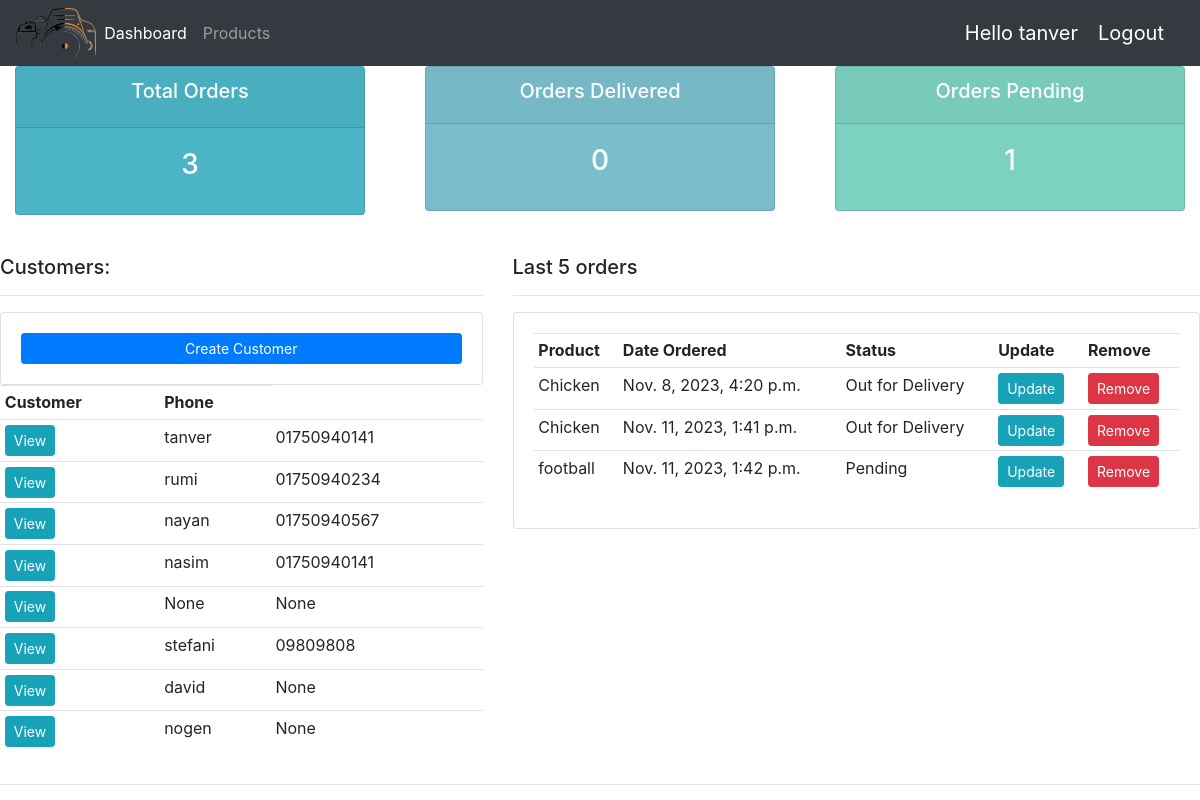
The app's page / (signed in) with its own data.
### accounts/models.py (models this page shows, shortened)
class Customer(models.Model):
    user = models.OneToOneField(User,null=True,on_delete=models.CASCADE,blank=True)
    name = models.CharField(max_length=200, null=True)
    phone = models.CharField(max_length=200, null=True)
    email = models.CharField(max_length=200, null=True)
    profile_pic = models.ImageField(default="profilepic.jpg",null=True,blank = True)
    date_created = models.DateTimeField(auto_now_add=True, null=True)

class Order(models.Model):
    STATUS = (
        ('Pending','Pending'),
        ('Out for Delivery','Out for Delivery'),
        ('Delivered','Delivered'),
    )
    customer = models.ForeignKey(Customer,null=True,on_delete=models.SET_NULL)
    product = models.ForeignKey(Product,null=True,on_delete=models.SET_NULL)
    date_created = models.DateTimeField(auto_now_add=True, null=True)
    status = models.CharField(max_length=200, null=True,choices=STATUS)
    note = models.CharField(max_length=2000, null=True)

class Product(models.Model):
    CATEGORY = (
        ('Indoor','Indoor'),
        ('Out Door','Out Door'),
    )
    name = models.CharField(max_length=200, null=True)
    price = models.FloatField(null=True)
    category = models.CharField(max_length=200, null=True,choices=CATEGORY)
    description = models.CharField(max_length=200, null=True,blank=True)
    date_created = models.DateTimeField(auto_now_add=True, null=True)
    tag = models.ManyToManyField(Tag)
    def __str__(self):
        return self.name

### accounts/decorators.py (the view)
    def wrapper_function(request,*args, **kwargs):
        group = None
        if request.user.groups.exists():
            group = request.user.groups.all()[0].name
        if group == 'customer':
            return redirect('user-page')
        if group == 'admin':
            return view_func(request,*args, **kwargs)
        return HttpResponse('You are not authorized to view this page')

### accounts/views.py (called while the page is built)
@login_required(login_url='login')
@admin_only
def home(request):
    customers = Customer.objects.all()
    orders = Order.objects.all()
    total_customers = customers.count()
    total_orders = orders.count()
    delivered = orders.filter(status='Delivered').count()
    pending = orders.filter(status='Pending').count()
    context = {'customers':customers,'orders':orders,'total_customers':total_customers,'total_orders':total_orders,'delivered':delivered,'pending':pending}
    return render(request,'accounts/dashboard.html',context)

### accounts/templates/accounts/dashboard.html (shortened to what this page needs)
{% extends 'accounts/main.html' %}
{% block content %}
{% include 'accounts/status.html' %}
<br>
<div class="row">
    <div class="col-md-5">
        <h5>Customers:</h5>
        <hr>
        <div class="card card-body">
            <a class = "btn btn-primary btn-sm btn-block " href="">Create Customer</a>
        </div>
        <table class="table table-sm">
            <tr>
                <th>Customer</th>
                <th>Phone</th>
            </tr>
            {% for customer in customers %}
            <tr>
                <td><a class = "btn btn-sm btn-info" href="{% url 'customer' customer.id %}">View</a</td>
                <td>{{customer.name}}</td>
                <td>{{customer.phone}}</td>
            </tr>
            {% endfor %}
        </table>
    </div>
    <div class="col-md-7">
        <h5>Last 5 orders</h5>
        <hr>
        <div class="card card-body">
            <table class="table table-sm">
                <tr>
                    <th>Product</th>
                    <th>Date Ordered</th>
                    <th>Status</th>
                    <th>Update</th>
                    <th>Remove</th>
                </tr>
                {% for order in orders %}
                <tr>
                    <td>{{order.product}}</td>
                    <td>{{order.date_created}}</td>
                    <td>{{order.status}}</td>
                    <td><a class = "btn btn-sm btn-info" href="{% url 'update_order' order.id %}">Update</a></td>
                    <td><a class = "btn btn-sm btn-danger" href="{% url 'delete_order' order.id %}">Remove</a></td>
                </tr>
                {% endfor %}
            </table>
        </div>
    </div>
</div>
{% endblock %}

### accounts/templates/accounts/main.html (shortened to what this page needs)
{% load static %}
<!DOCTYPE html>
<html lang="en">
<head>
    <link rel="stylesheet" href="https://cdn.jsdelivr.net/npm/bootstrap@4.0.0/dist/css/bootstrap.min.css">
    <link rel="stylesheet" type="text/css" href="{% static '/css/style.css' %}">
</head>
<body>
    {% include 'accounts/navbar.html' %}
    {% block content %}
    {% endblock %}
    <hr>
</body>
</html>

### accounts/templates/accounts/navbar.html (shortened to what this page needs)
{% load static %}
<nav class="navbar navbar-expand-lg navbar-dark bg-dark">
    <img style = "height:50px" src="{% static 'images/logo-a.png' %}" alt="">
    <div class="collapse navbar-collapse" id="navbarNav">
      <ul class="navbar-nav">
        {% if request.user.is_staff %}
        <li class="nav-item active">
          <a class="nav-link" href="{% url 'home' %}">Dashboard</a>
        </li>
        <li class="nav-item">
          <a class="nav-link" href="{% url 'products' %}">Products</a>
        </li
        {% else %}
        <li class="nav-item">
          <a class="nav-link" href="{% url 'account' %}">Settings</a>
        </li>
        {% endif %}
      </ul>
    </div>
    <span class = "hello-msg">Hello {{request.user}}</span>
    <span><a class = "hello-msg" href="{% url 'logout' %}">Logout</a></span>
  </nav>

### accounts/templates/accounts/status.html
{% block content %}
<div class="row">
    <div class="col">
        <div class="col-md">
            <div class="card text-center text-white mb-3" id = "total-orders">
                <div class="card-header">
                    <h5 class = "card-title">Total Orders</h5>
                </div>
                <div class="card-body">
                    <h3 class = "card-title">{{total_orders}}</h3>
                </div>
            </div>
        </div>
    </div>
    <div class="col">
        <div class="col-md">
            <div class="card text-center text-white mb-3" id = "orders-delivered">
                <div class="card-header">
                    <h5>Orders Delivered</h5>
                </div>
                <div class="card-body">
                    <h3 class = "card-title">{{delivered}}</h3>
                </div>
            </div>
        </div>
    </div>
    <div class="col">
        <div class="col-md">
            <div class="card text-center text-white mb-3" id = "orders-pending">
                <div class="card-header">
                    <h5>Orders Pending</h5>
                </div>
                <div class="card-body">
                    <h3 class = "card-title">{{pending}}</h3>
                </div>
            </div>
        </div>
    </div>
</div>
{% endblock  %}

### static/css/style.css (style rules this page uses)
#total-orders { background-color: #4cb4c7; }
#orders-delivered { background-color: #7abecc; }
#orders-pending { background-color: #7CD1C0; }

### accounts/templates/accounts/navbar.html (style rules this page uses)
.hello-msg { font-size: 20px; color: white; margin-right: 20px; }

### records on screen
Customer: name "tanver", phone "01750940141"
Customer: name "rumi", phone "01750940234"
Customer: name "nayan", phone "01750940567"
Customer: name "nasim", phone "01750940141"
Customer: name "None", phone "None"
Customer: name "stefani", phone "09809808"
Customer: name "david", phone "None"
Customer: name "nogen", phone "None"
Order: product "Chicken", date_created "Nov. 8, 2023, 4:20 p.m.", status "Out for Delivery"
Order: product "Chicken", date_created "Nov. 11, 2023, 1:41 p.m.", status "Out for Delivery"
Order: product "football", date_created "Nov. 11, 2023, 1:42 p.m.", status "Pending"

### other values on screen
{{ request.user }} "tanver"
{{ total_orders }} "3"
{{ delivered }} "0"
{{ pending }} "1"
